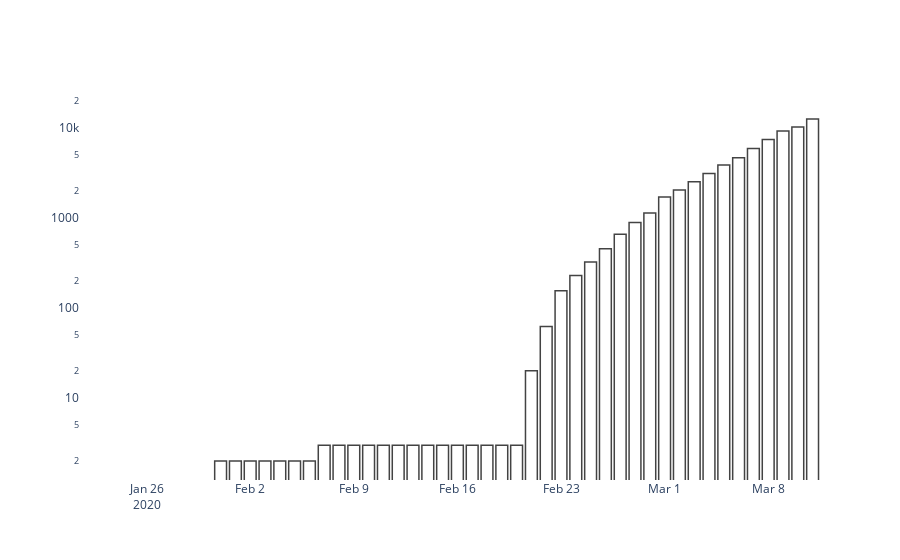

The code cell stored with this chart in its notebook:
### Code cell
# Display data from Italy
fig = go.Figure([go.Bar(
    x=ts_it.index, 
    y=ts_it,
    marker=dict(color='rgb(255,255,255)', 
                line=dict(color='rgb(67,67,67)', width=1.5))
    )])
fig.update_layout(plot_bgcolor='white', yaxis_type="log")
fig.show()
